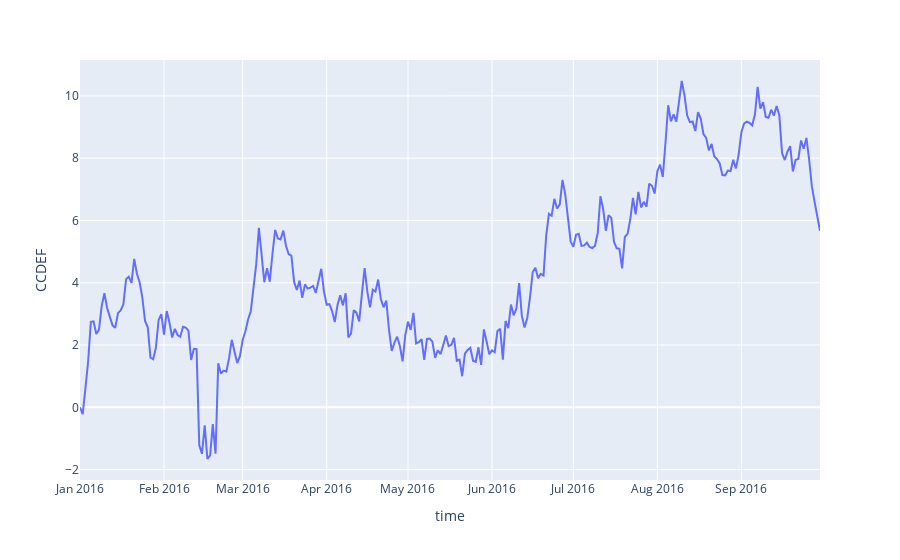

Notebook source saved alongside this figure:
### Code cell
fig = px.line(temp, x=temp.index, y="CCDEF")
fig.show()

### Figure 1 — Plotly figure (JSON) as saved in the notebook; plotly's stock layout.template omitted (floating-point values rounded to 4 significant figures; data arrays with more than 128 entries replaced by an {"elided": "..."} marker saying what was removed)
{"data": [{"hovertemplate": "time=%{x}<br>CCDEF=%{y}<extra></extra>", "legendgroup": "", "line": {"color": "#636efa", "dash": "solid"}, "mode": "lines", "name": "", "orientation": "v", "showlegend": false, "type": "scatter", "x": {"elided": "274 str values"}, "xaxis": "x", "y": {"elided": "274 float values"}, "yaxis": "y"}], "layout": {"legend": {"tracegroupgap": 0}, "margin": {"t": 60}, "xaxis": {"anchor": "y", "domain": [0, 1], "title": {"text": "time"}}, "yaxis": {"anchor": "x", "domain": [0, 1], "title": {"text": "CCDEF"}}}}
